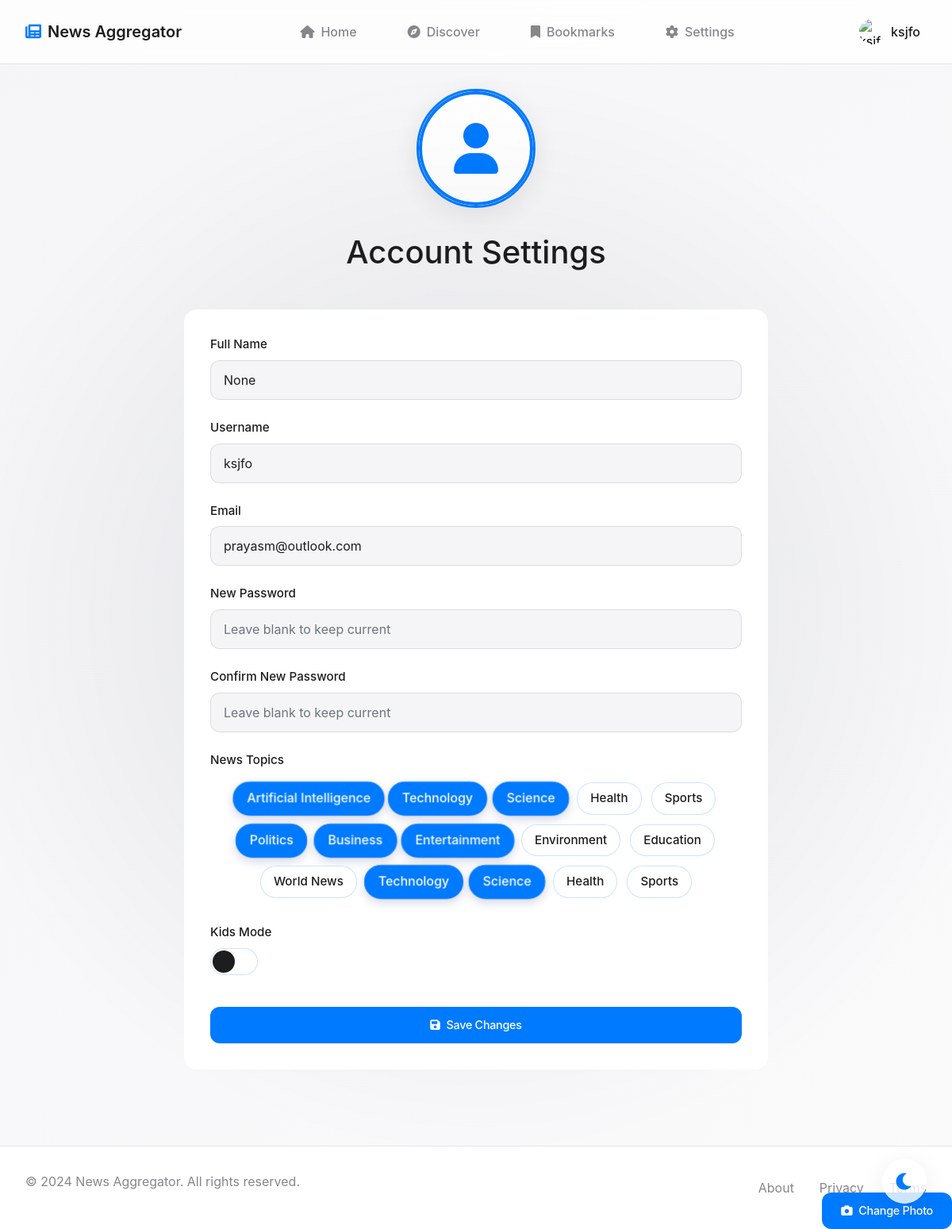
Page /account (signed in) on the committed database.
### models.py (models this page shows, shortened)
class User(UserMixin, db.Model):
    __tablename__ = 'user'
    id = db.Column(db.Integer, primary_key=True)
    username = db.Column(db.String(80), unique=True, nullable=False)
    email = db.Column(db.String(120), unique=True, nullable=False)
    full_name = db.Column(db.String(120), nullable=True)
    password_hash = db.Column(db.String(128), nullable=False)
    topics = db.Column(db.String(500), nullable=True)
    is_kids_mode = db.Column(db.Boolean, default=False, nullable=False)
    avatar_url = db.Column(db.String(200), nullable=True)
    created_at = db.Column(db.DateTime, default=datetime.utcnow, nullable=False)
    updated_at = db.Column(db.DateTime, default=datetime.utcnow, onupdate=datetime.utcnow, nullable=False)
    font_size = db.Column(db.String(20), default='medium', nullable=False)
    font_type = db.Column(db.String(50), default='system', nullable=False)
    color_scheme = db.Column(db.String(50), default='default', nullable=False)
    layout_preference = db.Column(db.String(50), default='grid', nullable=False)
    focus_mode = db.Column(db.Boolean, default=False, nullable=False)
    bookmarks = db.relationship('Bookmark', backref='user', lazy=True)
    comments = db.relationship('Comment', backref='user', lazy=True)
    following = db.relationship('UserFollowing', foreign_keys='UserFollowing.follower_id', backref='follower', lazy=True)
    followers = db.relationship('UserFollowing', foreign_keys='UserFollowing.followed_id', backref='followed', lazy=True)
    favorite_sources = db.relationship('FavoriteSource', backref='user', lazy=True)
    def get_topics(self):
        return self.topics.split(',') if self.topics else []

### app.py (the view)
@app.route('/account')
@login_required
def account():
    return render_template('account.html', topics=AVAILABLE_TOPICS)

### app.py (called while the page is built)
@login_manager.user_loader
def load_user(user_id):
    return User.query.get(int(user_id))

### templates/account.html (shortened to what this page needs)
{% extends "base.html" %}
{% block content %}
<div class="account-container">
    <div class="account-header">
        <div class="avatar-section">
            <div class="avatar-wrapper">
                {% if current_user.avatar_url %}
                <img src="{{ current_user.avatar_url }}" alt="Profile Avatar" class="avatar-image">
                {% else %}
                <div class="avatar-placeholder">
                    <i class="fas fa-user"></i>
                </div>
                {% endif %}
            </div>
            <button class="btn btn-outline-primary avatar-upload-btn">
                <i class="fas fa-camera"></i> Change Photo
            </button>
        </div>
        <h1>Account Settings</h1>
    </div>
    <div class="settings-section">
        <form method="POST" action="{{ url_for('update_account') }}" class="settings-form">
            <div class="form-group">
                <label>Full Name</label>
                <input type="text" name="full_name" value="{{ current_user.full_name }}" class="form-control">
            </div>
            <div class="form-group">
                <label>Username</label>
                <input type="text" name="username" value="{{ current_user.username }}" class="form-control">
            </div>
            <div class="form-group">
                <label>Email</label>
                <input type="email" name="email" value="{{ current_user.email }}" class="form-control">
            </div>
            <div class="form-group">
                <label>New Password</label>
                <input type="password" name="new_password" class="form-control" placeholder="Leave blank to keep current">
            </div>
            <div class="form-group">
                <label>Confirm New Password</label>
                <input type="password" name="confirm_password" class="form-control" placeholder="Leave blank to keep current">
            </div>
            <div class="form-group">
                <label>News Topics</label>
                <div class="topic-bubbles">
                    {% for topic in topics %}
                    <div class="topic-bubble">
                        <label for="topic-{{ loop.index }}" class="topic-label">{{ topic }}</label>
                    </div>
                    {% endfor %}
                </div>
            </div>
            <div class="form-group">
                <label>Kids Mode</label>
                <div class="kids-mode-toggle">
                    <label for="kids-mode" class="toggle-label">
                        <span class="toggle-track"></span>
                    </label>
                </div>
            </div>
            <button type="submit" class="btn btn-primary save-settings">
                <i class="fas fa-save"></i> Save Changes
            </button>
        </form>
    </div>
</div>
{% endblock %}

### templates/base.html (shortened to what this page needs)
<!DOCTYPE html>
<html lang="en">
<head>
    <link href="https://cdn.jsdelivr.net/npm/bootstrap@5.1.3/dist/css/bootstrap.min.css" rel="stylesheet">
    <link rel="stylesheet" href="https://cdnjs.cloudflare.com/ajax/libs/font-awesome/6.0.0/css/all.min.css">
    <link rel="stylesheet" href="{{ url_for('static', filename='css/style.css') }}">
    <link rel="stylesheet" href="{{ url_for('static', filename='css/discover.css') }}">
</head>
<body>
    <nav class="main-nav">
        <div class="nav-container">
            <a href="{{ url_for('index') }}" class="nav-logo">
                <i class="fas fa-newspaper"></i>
                <span>News Aggregator</span>
            </a>
            <div class="nav-links">
                <a href="{{ url_for('index') }}" class="nav-link {% if request.endpoint == 'index' %}active{% endif %}">
                    <i class="fas fa-home"></i>
                    <span>Home</span>
                </a>
                <a href="{{ url_for('discover') }}" class="nav-link {% if request.endpoint == 'discover' %}active{% endif %}">
                    <i class="fas fa-compass"></i>
                    <span>Discover</span>
                </a>
                <a href="{{ url_for('bookmarks') }}" class="nav-link {% if request.endpoint == 'bookmarks' %}active{% endif %}">
                    <i class="fas fa-bookmark"></i>
                    <span>Bookmarks</span>
                </a>
                <a href="{{ url_for('settings') }}" class="nav-link {% if request.endpoint == 'settings' %}active{% endif %}">
                    <i class="fas fa-cog"></i>
                    <span>Settings</span>
                </a>
            </div>
            <div class="nav-user">
                {% if current_user.is_authenticated %}
                <div class="user-menu">
                    <button class="user-menu-btn">
                        <img src="{{ current_user.avatar_url or url_for('static', filename='images/default-avatar.png') }}"
                             alt="{{ current_user.username }}"
                             class="user-avatar">
                        <span class="user-name">{{ current_user.username }}</span>
                    </button>
                </div>
                {% else %}
                <a href="{{ url_for('login') }}" class="login-btn">
                    <i class="fas fa-sign-in-alt"></i>
                    <span>Login</span>
                </a>
                {% endif %}
            </div>
        </div>
    </nav>
    <main class="main-content">
        {% block content %}{% endblock %}
    </main>
    <footer class="main-footer">
        <div class="footer-container">
            <div class="footer-content">
                <p>&copy; 2024 News Aggregator. All rights reserved.</p>
                <div class="footer-links">
                    <a href="{{ url_for('about') }}">About</a>
                    <a href="{{ url_for('privacy') }}">Privacy</a>
                    <a href="{{ url_for('terms') }}">Terms</a>
                </div>
            </div>
        </div>
    </footer>
    <button class="theme-toggle" id="themeToggle" aria-label="Toggle theme">
        <i class="fas fa-moon"></i>
    </button>
</body>
</html>

### rows in the picture
User: username "ksjfo", full_name "None", email "prayasm@outlook.com"

### other values in the picture
{{ topic }} "Artificial Intelligence" "Technology" "Science" "Health" "Sports" "Politics" "Business" "Entertainment" "Environment" "Education" "World News" "Technology" "Science" "Health" "Sports"
